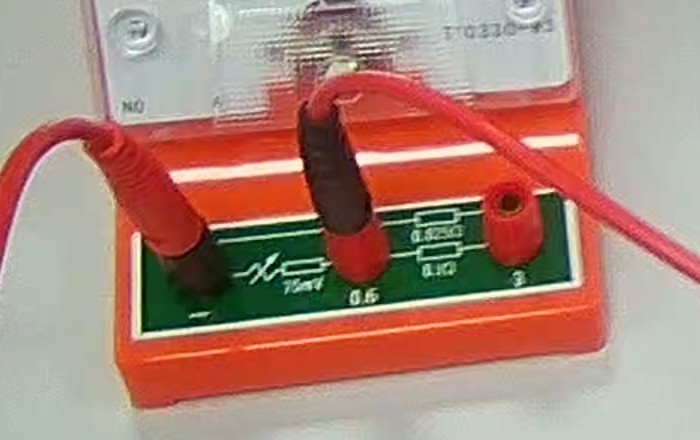
#> input picture agent/assets/meter_calibration/terminal_templates/reference_frames/ammeter_terminal_panel.jpg, 700 x 440 px
$ python -i build_voltmeter_parallel_action_guided_v1.py   (imports and definitions only)   (older library calls are emulated)
#> lines starting #> are read from the running program, lines starting #| are printed output that depends on the picture; after the words box and inside, x2 and y2 are one past the last pixel; in counts of white or black regions, pixels touching at a corner belong together
#> further down, picture is the input picture: shape (440, 700, 3); mean B, G, R 120.7, 133.7, 171
#!/usr/bin/env python3
"""Build action-guided visual packets for the voltmeter-parallel rubric.

The only analysis inputs are the fixed action-segmentation summary and the
original resistance-experiment MP4 files.  Action stages narrow where to look;
only recording-stage successors are eligible, and the stages do not establish
any circuit-topology conclusion.  The output is a
label-blind evidence packet that can be checked by ``preflight_qwen_request``
without making a model request.
"""

from __future__ import annotations

import argparse
import hashlib
import json
import math
import re
from datetime import datetime, timezone
from pathlib import Path
from typing import Any

import cv2


ROOT = Path(__file__).resolve().parent.parent
ACTION_SUMMARY_PATH = (
    ROOT
    / "outputs"
    / "action_minutes"
    / "action_segments_summary.json"
)
DEFAULT_SOURCE_DIR = ROOT / "data" / "videos"
DEFAULT_OUTPUT_DIR = ROOT / "outputs" / "voltmeter_parallel_action_guided_v1"

RUBRIC_ID = "resistance.voltmeter_parallel_connection"
RUBRIC_NAME = "电压表正确并联在待测电阻两端"
WIRING_STAGES = {"circuit_wiring", "circuit_rewiring"}
PRE_WIRING_SECONDS = 20.0
POST_SUCCESSOR_SECONDS = 15.0
POST_WIRING_START_GUARD_SECONDS = 1.0
SUCCESSOR_END_GUARD_SECONDS = 1.0
MIN_STABLE_SUCCESSOR_SECONDS = 4.0
SAMPLE_FPS = 1.0
MIN_BACKUP_SEPARATION_SECONDS = 3.0
PANORAMA_EDGE = 1280
DETAIL_EDGE = 1600
PANORAMA_QUALITY = 84
DETAIL_QUALITY = 88
MAX_PACKET_IMAGES = 8
MAX_SINGLE_IMAGE_BYTES = 2 * 1024 * 1024
TARGET_SINGLE_IMAGE_BYTES = 1500 * 1024
MAX_TOTAL_IMAGE_BYTES = 10 * 1024 * 1024
MAX_ESTIMATED_BASE64_BYTES = 14 * 1024 * 1024
MAX_SOURCE_ROI_AREA_RATIO = 0.80
MIN_CONTEXT_FRAME_COUNT = 2
MAX_CONTEXT_FRAME_COUNT = MAX_PACKET_IMAGES - 4
MAX_SAMPLE_FPS = 4.0


def utc_now() -> str:
    return datetime.now(timezone.utc).replace(microsecond=0).isoformat()


def read_json(path: Path) -> Any:
    return json.loads(path.read_text(encoding="utf-8"))


def write_json(path: Path, value: Any) -> None:
    path.parent.mkdir(parents=True, exist_ok=True)
    path.write_text(json.dumps(value, ensure_ascii=False, indent=2) + "\n", encoding="utf-8")


# [6 lines left out: function sha256_file, not called in this run]


def safe_slug(value: Any) -> str:
    return re.sub(r"[^A-Za-z0-9_.-]+", "_", str(value)).strip("_") or "item"


def finite(value: Any) -> bool:
    return isinstance(value, (int, float)) and not isinstance(value, bool) and math.isfinite(float(value))


def clamp(value: float, lower: float, upper: float) -> float:
    return max(lower, min(value, upper))


def rounded(value: float, places: int = 6) -> float:
    return round(float(value), places)


def stage_is_recording(stage: Any) -> bool:
    return isinstance(stage, str) and stage.startswith("recording")


# [173 lines left out: functions clean_segment, action_events, source_video_candidates, source_video_key, find_source_video, video_metadata and 1 more, not called in this run]


def analysis_image(image: Any) -> tuple[Any, float, float]:
    """Return a small grayscale frame plus sharpness and a hand-like occupancy proxy."""
    small = image
    height, width = image.shape[:2]
#> height = 440; width = 700
    edge = max(height, width)
#> edge = 700
    if edge > 480:
        scale = 480.0 / edge
#> scale = 0.686
        small = cv2.resize(
            image,
            (max(1, round(width * scale)), max(1, round(height * scale))),
            interpolation=cv2.INTER_AREA,
        )
    gray = cv2.cvtColor(small, cv2.COLOR_BGR2GRAY)
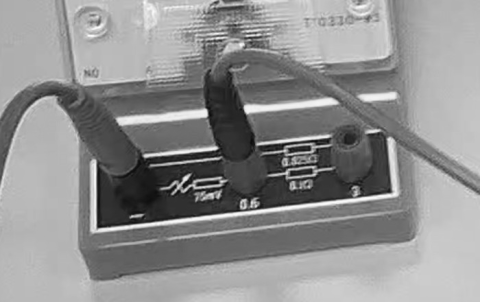
#> gray: shape (302, 480); min 11, max 252, mean 143.4
    thumbnail = cv2.resize(gray, (320, 180), interpolation=cv2.INTER_AREA)
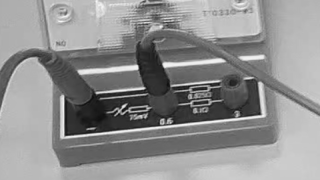
#> thumbnail: shape (180, 320); min 15, max 247, mean 143.4
    sharpness = float(cv2.Laplacian(thumbnail, cv2.CV_64F).var())
#> sharpness = 831.3

    ycrcb = cv2.cvtColor(small, cv2.COLOR_BGR2YCrCb)
#> ycrcb: shape (302, 480, 3); mean of channels 0, 1, 2 143.4, 147.7, 115.2
    mask = cv2.inRange(ycrcb, (0, 133, 77), (255, 173, 127))
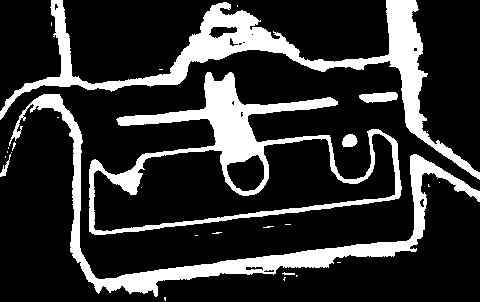
#> mask: shape (302, 480); 19.9% white; 28 white regions (21 under 20 px), largest, box (x1, y1, x2, y2) and area: (0, 0, 480, 180) 10625, (89, 72, 402, 235) 9327, (9, 94, 480, 297) 8234
    mask_height, mask_width = mask.shape[:2]
#> mask_height = 302; mask_width = 480
    y1, y2 = round(mask_height * 0.16), round(mask_height * 0.92)
#> y1 = 48; y2 = 278
    x1, x2 = round(mask_width * 0.08), round(mask_width * 0.92)
#> x1 = 38; x2 = 442
    central = mask[y1:y2, x1:x2]
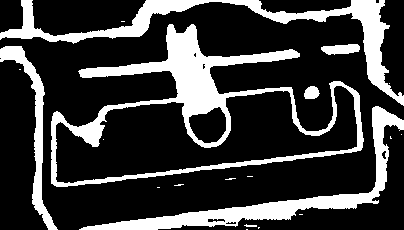
#> central: shape (230, 404); 23.7% white; 20 white regions (13 under 20 px), largest, box (x1, y1, x2, y2) and area: (51, 24, 364, 187) 9327, (0, 0, 404, 106) 5455, (79, 106, 404, 230) 4838
    skin_like_fraction = (
        float(cv2.countNonZero(central)) / float(max(1, central.shape[0] * central.shape[1]))
    )
#> skin_like_fraction = 0.237
    return thumbnail, sharpness, skin_like_fraction


# [84 lines left out: functions decoded_frame_number, decode_samples, thumbnail_motion, assign_selection_scores, not called in this run]


def thumbnail_mad(left: dict[str, Any], right: dict[str, Any]) -> float:
    return float(cv2.mean(cv2.absdiff(left["thumbnail"], right["thumbnail"]))[0])


# [104 lines left out: functions choose_context_samples, decode_frame_at, resize_edge, write_jpeg, not called in this run]


def bbox_area_ratio(bbox: list[int], width: int, height: int) -> float:
    return max(0.0, (bbox[2] - bbox[0]) * (bbox[3] - bbox[1])) / float(max(1, width * height))


# [626 lines left out: functions unverified_region_specs, sample_summary, local_validate_packet, build_packet, build_video, load_records and 1 more, not called in this run]


# [2 lines not run here, left out]

>>> import cv2
>>> picture = cv2.imread('../agent/assets/meter_calibration/terminal_templates/reference_frames/ammeter_terminal_panel.jpg')
>>> result = analysis_image(picture)

$ run again, on agent/assets/meter_calibration/terminal_templates/reference_frames/voltmeter_terminal_panel.jpg
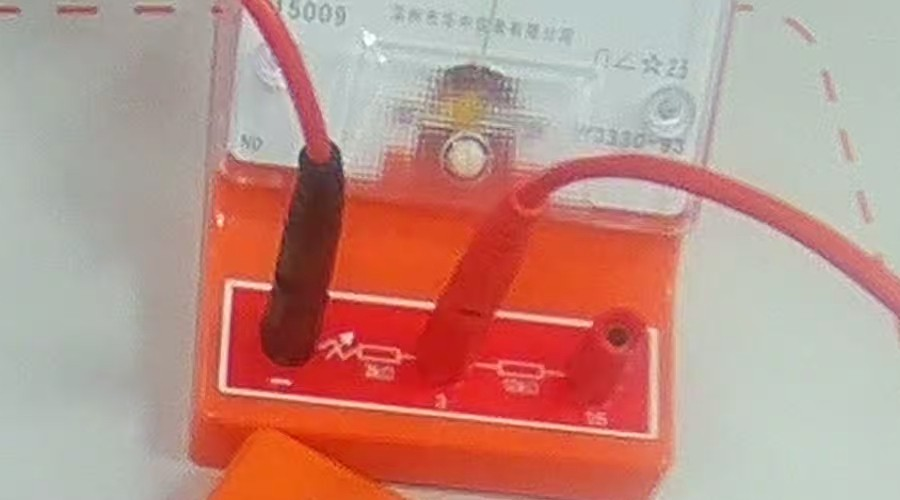
#> input picture agent/assets/meter_calibration/terminal_templates/reference_frames/voltmeter_terminal_panel.jpg, 900 x 500 px
#> picture is the input picture: shape (500, 900, 3); mean B, G, R 134.4, 144.7, 190.2
#> sharpness = 212.8
#> ycrcb: shape (267, 480, 3); mean of channels 0, 1, 2 157.1, 151.5, 115.2
#> in analysis_image, `mask = cv2.inRange(ycrcb, (0, 133, 77), (255, 173, 127))`:
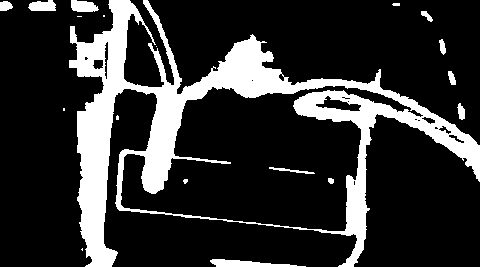
#> mask: shape (267, 480); 19.3% white; 19 white regions (7 under 20 px), largest, box (x1, y1, x2, y2) and area: (69, 0, 480, 267) 23113, (210, 259, 306, 267) 440, (71, 0, 99, 12) 263
#> in analysis_image, `central = mask[y1:y2, x1:x2]`:
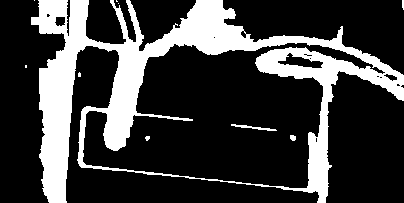
#> central: shape (203, 404); 24.3% white; 10 white regions (7 under 20 px), largest, box (x1, y1, x2, y2) and area: (31, 0, 404, 203) 19726, (231, 124, 277, 131) 104, (290, 135, 296, 141) 30
#> skin_like_fraction = 0.243
